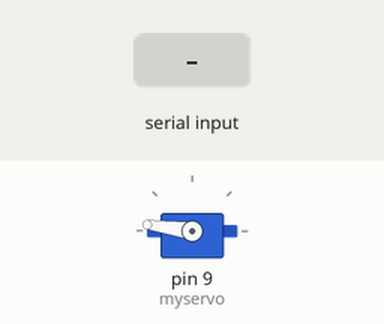
A sketch run on a simulated Arduino Uno, built with avr-gcc and run on an emulated ATmega328P. Parts: servo. Inputs (shaded band) come from the test bench.

Above: at 1.7 s.
1.8 s: "90,45\n" received over Serial
At 2.9 s:
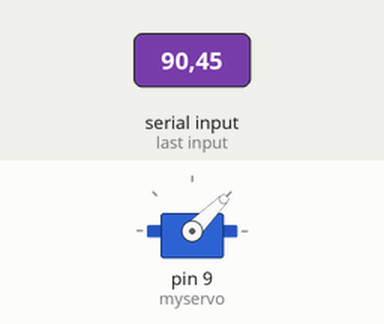
3.3 s: "30,150\n" received over Serial
At 4.1 s:
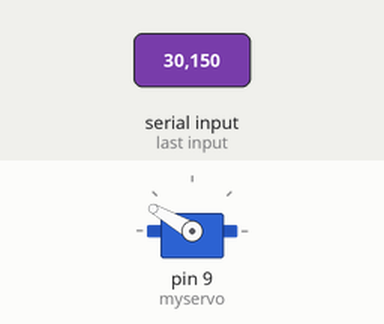
4.8 s: "200\n" received over Serial
At 5.7 s:
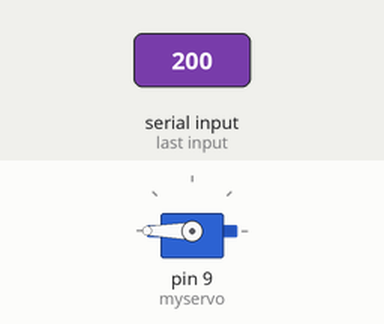
6.3 s: "90\n" received over Serial
At 6.8 s:
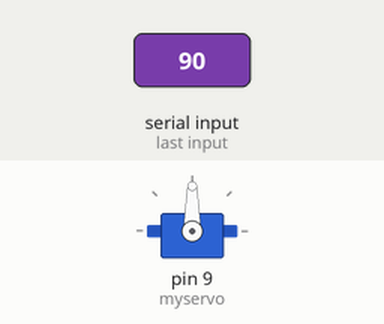
Timing chart, 0 to 8.8 s (numbered marks = the images above; inputs shaded):
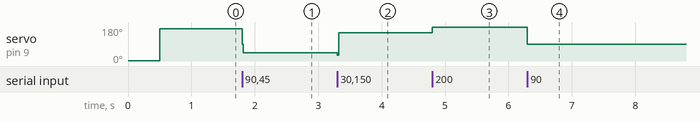

Measured:
- after the input at 1.8 s, servo on pin 9 (myservo): 172° → 45° at once
- after the input at 3.3 s, servo on pin 9 (myservo): 45° → 150° at once
- after the input at 4.8 s, servo on pin 9 (myservo): 150° → 180° at once
- after the input at 6.3 s, servo on pin 9 (myservo): 180° → 90° at once

The sketch:

tachometer_rg90.ino
```cpp
#include <Servo.h>

Servo myservo;

const int SERVO_EXTREMO_INICIAL = 172;    // un extremo del dial (RPM 0)
const int SERVO_EXTREMO_FINAL   = 2;      // otro extremo del dial (RPM 2400)

void setup() {
  Serial.begin(115200);
  myservo.attach(9);

  // Animacion inicial
  myservo.write(SERVO_EXTREMO_FINAL);
  delay(500);

  // animación hasta el extremo final
  for (int i = SERVO_EXTREMO_FINAL; i >= SERVO_EXTREMO_INICIAL; i--) {
    myservo.write(i);
    delay(15);
  }

  // queda en el extremo incial (aguja en 0 RPM)
  myservo.write(SERVO_EXTREMO_INICIAL);
}

void loop() {
  if (Serial.available()) {
    int angle = Serial.parseInt();

    if (angle > 0) {
      myservo.write(angle);
    }

    delay(20);
  }
}
```
